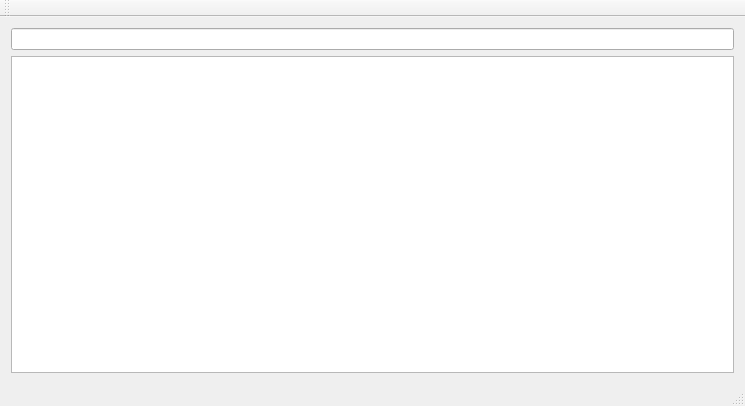
<?xml version="1.0" encoding="UTF-8"?>
<ui version="4.0">
 <class>MainWindow</class>
 <widget class="QMainWindow" name="MainWindow">
  <property name="geometry">
   <rect>
    <x>0</x>
    <y>0</y>
    <width>745</width>
    <height>406</height>
   </rect>
  </property>
  <property name="windowTitle">
   <string>MainWindow</string>
  </property>
  <widget class="QWidget" name="centralWidget">
   <layout class="QGridLayout" name="gridLayout">
    <item row="0" column="0">
     <layout class="QGridLayout" name="gridLayout_2">
      <item row="1" column="0">
       <widget class="QTextBrowser" name="textBrowser"/>
      </item>
      <item row="0" column="0">
       <widget class="QLineEdit" name="lineEdit"/>
      </item>
     </layout>
    </item>
   </layout>
  </widget>
  <widget class="QMenuBar" name="menuBar">
   <property name="geometry">
    <rect>
     <x>0</x>
     <y>0</y>
     <width>745</width>
     <height>21</height>
    </rect>
   </property>
  </widget>
  <widget class="QToolBar" name="mainToolBar">
   <attribute name="toolBarArea">
    <enum>TopToolBarArea</enum>
   </attribute>
   <attribute name="toolBarBreak">
    <bool>false</bool>
   </attribute>
  </widget>
  <widget class="QStatusBar" name="statusBar"/>
 </widget>
 <layoutdefault spacing="6" margin="11"/>
 <resources/>
 <connections/>
</ui>
